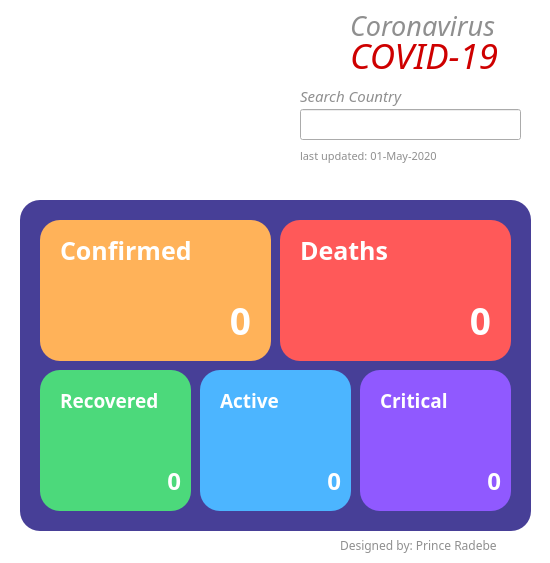
<?xml version="1.0" encoding="UTF-8"?>
<ui version="4.0">
 <class>Dialog</class>
 <widget class="QDialog" name="Dialog">
  <property name="geometry">
   <rect>
    <x>0</x>
    <y>0</y>
    <width>550</width>
    <height>563</height>
   </rect>
  </property>
  <property name="windowTitle">
   <string>Dialog</string>
  </property>
  <property name="styleSheet">
   <string notr="true">QDialog {
	background-color: white;
}</string>
  </property>
  <widget class="QLabel" name="countryFlag">
   <property name="geometry">
    <rect>
     <x>20</x>
     <y>10</y>
     <width>250</width>
     <height>167</height>
    </rect>
   </property>
   <property name="styleSheet">
    <string notr="true">#countryFlag {
	border-radius: 20px;
	color:red;
}</string>
   </property>
   <property name="text">
    <string/>
   </property>
   <property name="pixmap">
    <pixmap>images/custom – 1.jpg</pixmap>
   </property>
  </widget>
  <widget class="QFrame" name="bg">
   <property name="geometry">
    <rect>
     <x>20</x>
     <y>200</y>
     <width>511</width>
     <height>331</height>
    </rect>
   </property>
   <property name="styleSheet">
    <string notr="true">#bg {
	background-color: rgb(71,63,151);
border-radius: 20px
		
}</string>
   </property>
   <property name="frameShape">
    <enum>QFrame::StyledPanel</enum>
   </property>
   <property name="frameShadow">
    <enum>QFrame::Raised</enum>
   </property>
   <widget class="QFrame" name="frame_recovered">
    <property name="geometry">
     <rect>
      <x>20</x>
      <y>170</y>
      <width>151</width>
      <height>141</height>
     </rect>
    </property>
    <property name="styleSheet">
     <string notr="true">#frame_recovered {
background-color: rgb(76, 217, 123);
	border-radius: 20px;
}
</string>
    </property>
    <property name="frameShape">
     <enum>QFrame::StyledPanel</enum>
    </property>
    <property name="frameShadow">
     <enum>QFrame::Raised</enum>
    </property>
    <widget class="QLabel" name="recovered">
     <property name="geometry">
      <rect>
       <x>20</x>
       <y>10</y>
       <width>121</width>
       <height>41</height>
      </rect>
     </property>
     <property name="font">
      <font>
       <family>Montserrat</family>
       <pointsize>14</pointsize>
       <weight>75</weight>
       <bold>true</bold>
      </font>
     </property>
     <property name="styleSheet">
      <string notr="true">color: rgb(255, 255, 255);</string>
     </property>
     <property name="text">
      <string>Recovered</string>
     </property>
    </widget>
    <widget class="QLabel" name="recoveredCount">
     <property name="geometry">
      <rect>
       <x>10</x>
       <y>90</y>
       <width>131</width>
       <height>41</height>
      </rect>
     </property>
     <property name="font">
      <font>
       <family>Montserrat</family>
       <pointsize>18</pointsize>
       <weight>75</weight>
       <bold>true</bold>
      </font>
     </property>
     <property name="layoutDirection">
      <enum>Qt::LeftToRight</enum>
     </property>
     <property name="styleSheet">
      <string notr="true">color: rgb(255, 255, 255);</string>
     </property>
     <property name="text">
      <string>0</string>
     </property>
     <property name="alignment">
      <set>Qt::AlignRight|Qt::AlignTrailing|Qt::AlignVCenter</set>
     </property>
    </widget>
   </widget>
   <widget class="QFrame" name="frame_affected">
    <property name="geometry">
     <rect>
      <x>20</x>
      <y>20</y>
      <width>231</width>
      <height>141</height>
     </rect>
    </property>
    <property name="styleSheet">
     <string notr="true">#frame_affected {
	background-color: #FFB259;
	border-radius: 20px;
}</string>
    </property>
    <property name="frameShape">
     <enum>QFrame::StyledPanel</enum>
    </property>
    <property name="frameShadow">
     <enum>QFrame::Raised</enum>
    </property>
    <widget class="QLabel" name="confirmed">
     <property name="geometry">
      <rect>
       <x>20</x>
       <y>10</y>
       <width>151</width>
       <height>41</height>
      </rect>
     </property>
     <property name="font">
      <font>
       <family>Montserrat</family>
       <pointsize>19</pointsize>
       <weight>75</weight>
       <bold>true</bold>
      </font>
     </property>
     <property name="styleSheet">
      <string notr="true">color: rgb(255, 255, 255);</string>
     </property>
     <property name="text">
      <string>Confirmed</string>
     </property>
    </widget>
    <widget class="QLabel" name="confirmedCount">
     <property name="geometry">
      <rect>
       <x>20</x>
       <y>80</y>
       <width>191</width>
       <height>41</height>
      </rect>
     </property>
     <property name="font">
      <font>
       <family>Montserrat</family>
       <pointsize>28</pointsize>
       <weight>75</weight>
       <bold>true</bold>
      </font>
     </property>
     <property name="layoutDirection">
      <enum>Qt::LeftToRight</enum>
     </property>
     <property name="styleSheet">
      <string notr="true">color: rgb(255, 255, 255);</string>
     </property>
     <property name="text">
      <string>0</string>
     </property>
     <property name="alignment">
      <set>Qt::AlignRight|Qt::AlignTrailing|Qt::AlignVCenter</set>
     </property>
    </widget>
   </widget>
   <widget class="QFrame" name="frame_deaths">
    <property name="geometry">
     <rect>
      <x>260</x>
      <y>20</y>
      <width>231</width>
      <height>141</height>
     </rect>
    </property>
    <property name="styleSheet">
     <string notr="true">background-color: rgb(255, 89, 89);
	border-radius: 20px;</string>
    </property>
    <property name="frameShape">
     <enum>QFrame::StyledPanel</enum>
    </property>
    <property name="frameShadow">
     <enum>QFrame::Raised</enum>
    </property>
    <widget class="QLabel" name="deaths">
     <property name="geometry">
      <rect>
       <x>20</x>
       <y>10</y>
       <width>151</width>
       <height>41</height>
      </rect>
     </property>
     <property name="font">
      <font>
       <family>Montserrat</family>
       <pointsize>19</pointsize>
       <weight>75</weight>
       <bold>true</bold>
      </font>
     </property>
     <property name="styleSheet">
      <string notr="true">color: rgb(255, 255, 255);</string>
     </property>
     <property name="text">
      <string>Deaths</string>
     </property>
    </widget>
    <widget class="QLabel" name="deathsCount">
     <property name="geometry">
      <rect>
       <x>20</x>
       <y>80</y>
       <width>191</width>
       <height>41</height>
      </rect>
     </property>
     <property name="font">
      <font>
       <family>Montserrat</family>
       <pointsize>28</pointsize>
       <weight>75</weight>
       <bold>true</bold>
      </font>
     </property>
     <property name="layoutDirection">
      <enum>Qt::LeftToRight</enum>
     </property>
     <property name="styleSheet">
      <string notr="true">color: rgb(255, 255, 255);</string>
     </property>
     <property name="text">
      <string>0</string>
     </property>
     <property name="alignment">
      <set>Qt::AlignRight|Qt::AlignTrailing|Qt::AlignVCenter</set>
     </property>
    </widget>
   </widget>
   <widget class="QFrame" name="frame_active">
    <property name="geometry">
     <rect>
      <x>180</x>
      <y>170</y>
      <width>151</width>
      <height>141</height>
     </rect>
    </property>
    <property name="styleSheet">
     <string notr="true">
background-color: rgb(76, 181, 255);
	border-radius: 20px;</string>
    </property>
    <property name="frameShape">
     <enum>QFrame::StyledPanel</enum>
    </property>
    <property name="frameShadow">
     <enum>QFrame::Raised</enum>
    </property>
    <widget class="QLabel" name="active">
     <property name="geometry">
      <rect>
       <x>20</x>
       <y>10</y>
       <width>121</width>
       <height>41</height>
      </rect>
     </property>
     <property name="font">
      <font>
       <family>Montserrat</family>
       <pointsize>14</pointsize>
       <weight>75</weight>
       <bold>true</bold>
      </font>
     </property>
     <property name="styleSheet">
      <string notr="true">color: rgb(255, 255, 255);</string>
     </property>
     <property name="text">
      <string>Active</string>
     </property>
    </widget>
    <widget class="QLabel" name="activeCount">
     <property name="geometry">
      <rect>
       <x>10</x>
       <y>90</y>
       <width>131</width>
       <height>41</height>
      </rect>
     </property>
     <property name="font">
      <font>
       <family>Montserrat</family>
       <pointsize>18</pointsize>
       <weight>75</weight>
       <bold>true</bold>
      </font>
     </property>
     <property name="layoutDirection">
      <enum>Qt::LeftToRight</enum>
     </property>
     <property name="styleSheet">
      <string notr="true">color: rgb(255, 255, 255);</string>
     </property>
     <property name="text">
      <string>0</string>
     </property>
     <property name="alignment">
      <set>Qt::AlignRight|Qt::AlignTrailing|Qt::AlignVCenter</set>
     </property>
    </widget>
   </widget>
   <widget class="QFrame" name="frame_critical">
    <property name="geometry">
     <rect>
      <x>340</x>
      <y>170</y>
      <width>151</width>
      <height>141</height>
     </rect>
    </property>
    <property name="styleSheet">
     <string notr="true">background-color: rgb(144, 89, 255);
	border-radius: 20px;</string>
    </property>
    <property name="frameShape">
     <enum>QFrame::StyledPanel</enum>
    </property>
    <property name="frameShadow">
     <enum>QFrame::Raised</enum>
    </property>
    <widget class="QLabel" name="critical">
     <property name="geometry">
      <rect>
       <x>20</x>
       <y>10</y>
       <width>121</width>
       <height>41</height>
      </rect>
     </property>
     <property name="font">
      <font>
       <family>Montserrat</family>
       <pointsize>14</pointsize>
       <weight>75</weight>
       <bold>true</bold>
      </font>
     </property>
     <property name="styleSheet">
      <string notr="true">color: rgb(255, 255, 255);</string>
     </property>
     <property name="text">
      <string>Critical</string>
     </property>
    </widget>
    <widget class="QLabel" name="criticalCount">
     <property name="geometry">
      <rect>
       <x>10</x>
       <y>90</y>
       <width>131</width>
       <height>41</height>
      </rect>
     </property>
     <property name="font">
      <font>
       <family>Montserrat</family>
       <pointsize>18</pointsize>
       <weight>75</weight>
       <bold>true</bold>
      </font>
     </property>
     <property name="layoutDirection">
      <enum>Qt::LeftToRight</enum>
     </property>
     <property name="styleSheet">
      <string notr="true">color: rgb(255, 255, 255);</string>
     </property>
     <property name="text">
      <string>0</string>
     </property>
     <property name="alignment">
      <set>Qt::AlignRight|Qt::AlignTrailing|Qt::AlignVCenter</set>
     </property>
    </widget>
   </widget>
  </widget>
  <widget class="QLabel" name="coronavirus">
   <property name="geometry">
    <rect>
     <x>350</x>
     <y>10</y>
     <width>181</width>
     <height>31</height>
    </rect>
   </property>
   <property name="font">
    <font>
     <family>Montserrat Black</family>
     <pointsize>20</pointsize>
     <italic>true</italic>
    </font>
   </property>
   <property name="styleSheet">
    <string notr="true">color: rgb(143, 143, 143);</string>
   </property>
   <property name="text">
    <string>Coronavirus</string>
   </property>
  </widget>
  <widget class="QLabel" name="covid19">
   <property name="geometry">
    <rect>
     <x>350</x>
     <y>40</y>
     <width>181</width>
     <height>31</height>
    </rect>
   </property>
   <property name="font">
    <font>
     <family>Montserrat Black</family>
     <pointsize>26</pointsize>
     <italic>true</italic>
    </font>
   </property>
   <property name="styleSheet">
    <string notr="true">color: rgb(206, 0, 0);</string>
   </property>
   <property name="text">
    <string>COVID-19</string>
   </property>
  </widget>
  <widget class="QLineEdit" name="country">
   <property name="geometry">
    <rect>
     <x>300</x>
     <y>109</y>
     <width>221</width>
     <height>31</height>
    </rect>
   </property>
   <property name="styleSheet">
    <string notr="true">border-color: rgb(143, 143, 143);</string>
   </property>
  </widget>
  <widget class="QLabel" name="selectCountry">
   <property name="geometry">
    <rect>
     <x>300</x>
     <y>80</y>
     <width>141</width>
     <height>31</height>
    </rect>
   </property>
   <property name="font">
    <font>
     <family>Montserrat Black</family>
     <pointsize>11</pointsize>
     <italic>true</italic>
    </font>
   </property>
   <property name="styleSheet">
    <string notr="true">color: rgb(143, 143, 143);</string>
   </property>
   <property name="text">
    <string>Search Country</string>
   </property>
  </widget>
  <widget class="QLabel" name="logo">
   <property name="geometry">
    <rect>
     <x>340</x>
     <y>530</y>
     <width>191</width>
     <height>31</height>
    </rect>
   </property>
   <property name="font">
    <font>
     <family>Montserrat Black</family>
     <pointsize>9</pointsize>
     <italic>false</italic>
    </font>
   </property>
   <property name="styleSheet">
    <string notr="true">color: rgb(143, 143, 143);</string>
   </property>
   <property name="text">
    <string>Designed by: Prince Radebe</string>
   </property>
  </widget>
  <widget class="QLabel" name="lastUpdated">
   <property name="geometry">
    <rect>
     <x>300</x>
     <y>140</y>
     <width>221</width>
     <height>31</height>
    </rect>
   </property>
   <property name="font">
    <font>
     <family>Montserrat Medium</family>
     <pointsize>8</pointsize>
     <italic>false</italic>
     <kerning>true</kerning>
    </font>
   </property>
   <property name="styleSheet">
    <string notr="true">color: rgb(143, 143, 143);</string>
   </property>
   <property name="text">
    <string>last updated: 01-May-2020</string>
   </property>
  </widget>
 </widget>
 <resources/>
 <connections/>
</ui>
